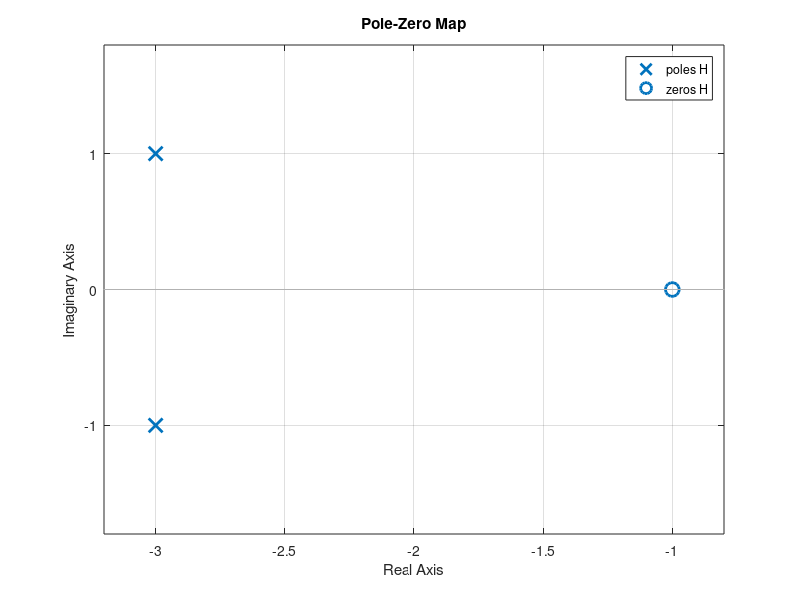

MATLAB code for this plot:
% Define the transfer function H(s) = 10 * (s + 1) / (s^2 + 6s + 10)
numerator = [10, 10];    % Coefficients of the numerator 10(s + 1)
denominator = [1, 6, 10]; % Coefficients of the denominator s^2 + 6s + 10

% Create the transfer function
H = tf(numerator, denominator);

% Plot pole-zero map
pzmap(H);
grid on;
title('Pole-Zero Map');
